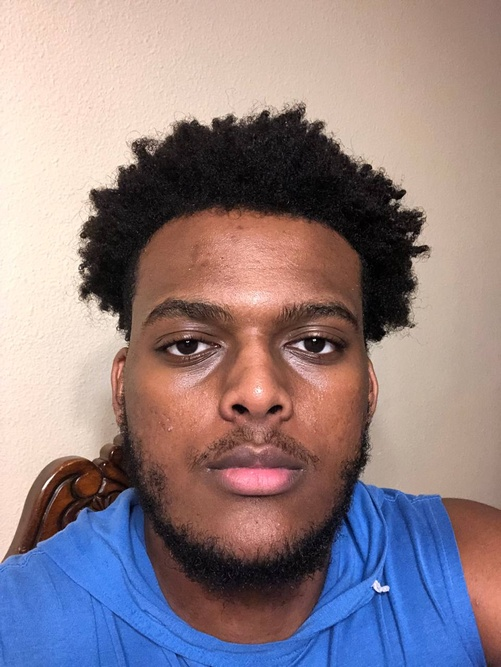
#> input picture images/1_A.jpg, 501 x 667 px, shrunk from 961 x 1280 before the run; its folder holds 4 pictures in this run
$ python train.py
#> lines starting #> are read from the running program, lines starting #| are printed output that depends on the picture
import cv2
import os
import numpy as np

# Path to the dataset
dataset_path = "./images"
recognizer = cv2.face.LBPHFaceRecognizer_create()
detector = cv2.CascadeClassifier(cv2.data.haarcascades + "haarcascade_frontalface_default.xml")

# Prepare training data
def get_images_and_labels(path):
#> called with path = './images'
    image_paths = [os.path.join(path, f) for f in os.listdir(path)]
    face_samples = []
    ids = []

    for image_path in image_paths:
        img = cv2.imread(image_path, cv2.IMREAD_GRAYSCALE)  # Load image as grayscale
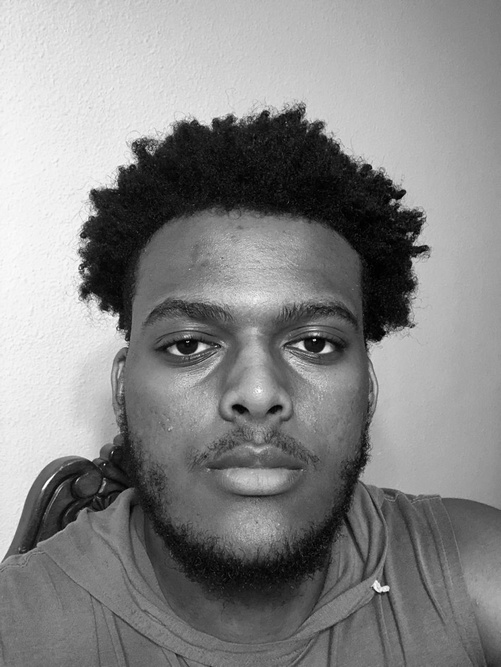
#> img: shape (667, 501); min 0, max 255, mean 134.8
        if img is None:
            continue  # Skip files that are not images or are unreadable

        img_np = np.array(img, "uint8")
        id = int(os.path.split(image_path)[-1].split("_")[0])  # Assuming filenames are like id_imageNumber.jpg
        faces = detector.detectMultiScale(img_np)
#> faces = [[98, 213, 317, 317]]

        if len(faces) == 0:
            print(f"No face detected in {image_path}")
            continue  # Skip images with no faces detected

        for (x, y, w, h) in faces:
            face_samples.append(img_np[y:y+h, x:x+w])
            ids.append(id)
#> this loop made 1 pass
#> after the loop, face_samples = 1 item; ids = [1]
#> pass 2 of the loop in get_images_and_labels, `for image_path in image_paths:`:
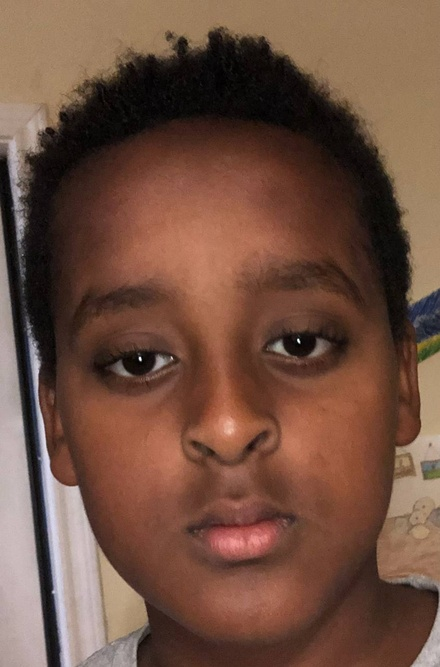
#> input picture images/2_B.jpg, 440 x 667 px, shrunk from 845 x 1280 before the run
#> in get_images_and_labels, `img = cv2.imread(image_path, cv2.IMREAD_GRAYSCALE)`:
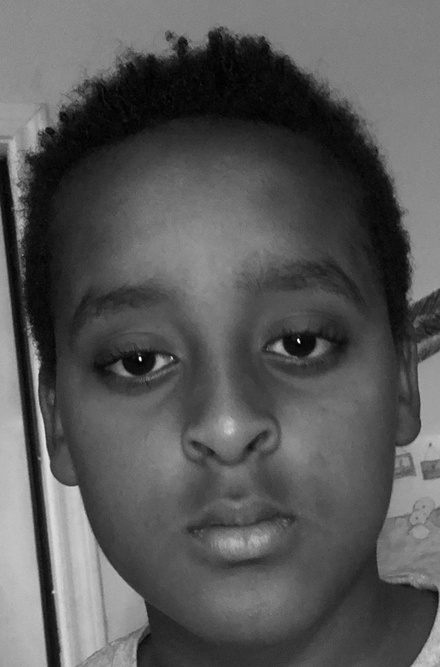
#> img: shape (667, 440); min 0, max 255, mean 87.9
#> faces = [[34, 218, 382, 382]]
#> the loop in get_images_and_labels, `for (x, y, w, h) in faces:` made 1 pass
#> after the loop in get_images_and_labels, `for (x, y, w, h) in faces:`: face_samples = 2 items; ids = [1, 2]

    return face_samples, ids

# Start training
print("Training faces...")
faces, ids = get_images_and_labels(dataset_path)

if len(faces) == 0:
    print("No faces found for training.")
else:
    recognizer.train(faces, np.array(ids))
    recognizer.write("trainer.yml")
    print("Training completed!")
